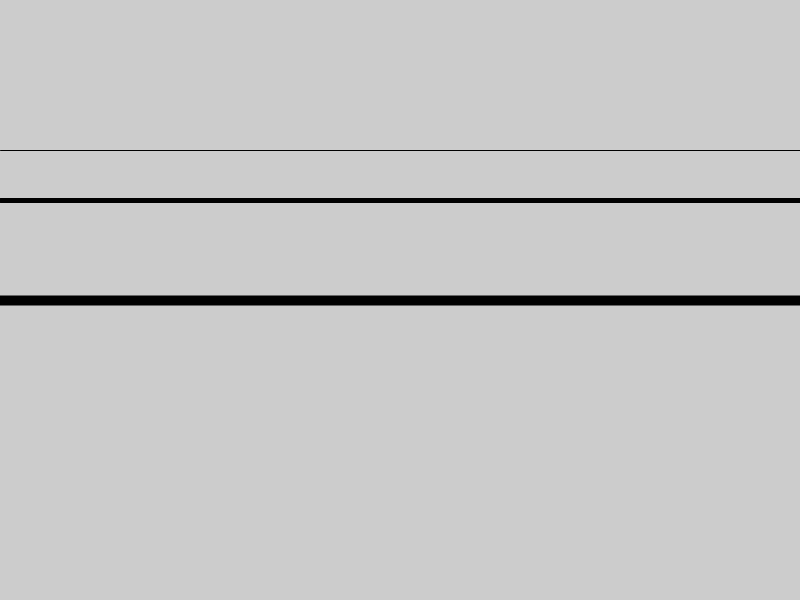
Frame 1 (no input)
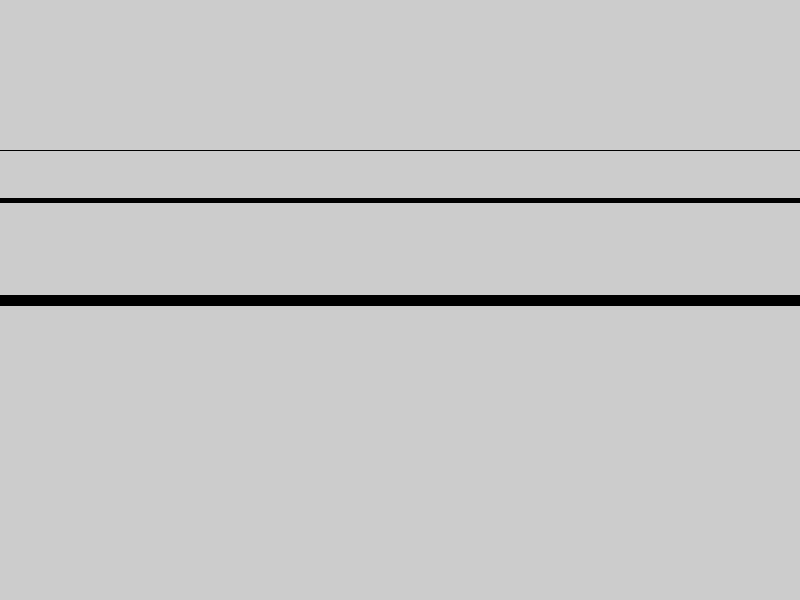
Frame 60 (the mouse pressed at the canvas centre just before this capture)
Frame 120 (the mouse held since frame 60 and released just before this capture): identical to frame 60, image omitted

The Processing sketch that drew these frames (run headless with seeded random() and noise(); from frame 60 on, the mouse is pressed at the canvas centre):

// Processing sketch: exercise_2_8
// ── exercise_2_8.pde
void setup() {
  size(800, 600);
}

void draw() {
  // 1 Pixel Thickness
  strokeWeight(1);
  line(0,height/4, width, height/4);
  
  // 5 Pixel Thickness
  strokeWeight(5);
  line(0,height/3, width, height/3);
  
  // 10 Pixel Thickness
  strokeWeight(10);
  line(0,height/2, width, height/2);
}
